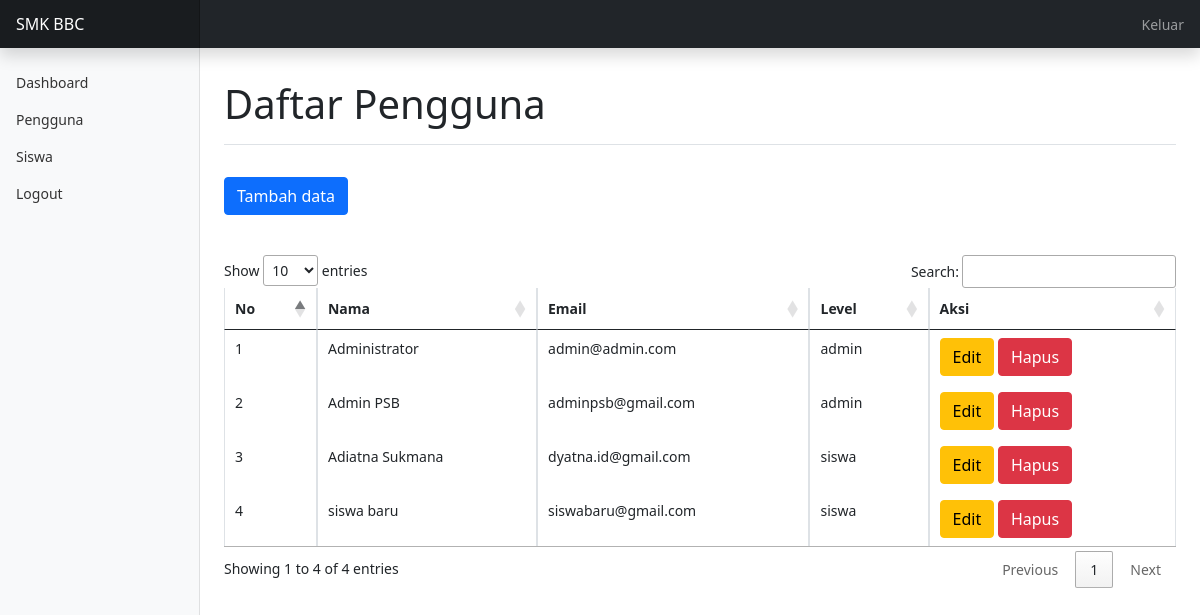
Page /admin/index.php?page=pengguna (signed in) on the committed database.
### tables this page shows
CREATE TABLE `tb_pengguna` (
  `id_pengguna` int(11) NOT NULL,
  `nama_pengguna` varchar(255) NOT NULL,
  `email` varchar(255) NOT NULL,
  `password` varchar(255) NOT NULL,
  `level` varchar(255) NOT NULL
);

### admin/pages/pengguna/pengguna.php (the view, shortened to what this page needs)
<h1 class="my-3 py-3 border-bottom">Daftar Pengguna</h1>
<a href="index.php?page=tambah_pengguna" class="btn btn-primary my-3">Tambah data</a>
<div class="table-responsive my-4">
	<table class="table table-bordered datatable">
		<thead>
			<tr>
				<th>No</th>
				<th>Nama</th>
				<th>Email</th>
				<th>Level</th>
				<th>Aksi</th>
			</tr>
		</thead>
		<tbody>
			<?php
			$result = mysqli_query($koneksi, "SELECT * FROM tb_pengguna");
			$no = 1;
			?>
			<?php while($row = mysqli_fetch_assoc($result)): ?>
				<tr>
					<td><?= $no++ ?></td>
					<td><?= $row['nama_pengguna'] ?></td>
					<td><?= $row['email'] ?></td>
					<td><?= $row['level'] ?></td>
					<td>
						<a href="index.php?page=ubah_pengguna&id=<?= $row['id_pengguna'] ?>" class="btn btn-warning">Edit</a>
						<a onclick="return confirm('Apakah anda yakin?')" href="pages/pengguna/hapus.php?id=<?= $row['id_pengguna'] ?>" class="btn btn-danger">Hapus</a>
					</td>
				</tr>
			<?php endwhile ?>
		</tbody>
	</table>
</div>

### admin/index.php (shortened to what this page needs)
<?php require '../config/config.php'; if($_SESSION['level'] != 'admin') die('access denied'); ?>
<!doctype html>
	<html lang="en">
	<head>
		<link href="../assets/css/bootstrap.min.css" rel="stylesheet">
		<link rel="stylesheet" href="https://cdn.datatables.net/1.10.24/css/jquery.dataTables.min.css">
	<link href="../assets/css/dashboard.css" rel="stylesheet">
</head>
<body>
	<header class="navbar navbar-dark sticky-top bg-dark flex-md-nowrap p-0 shadow">
		<a class="navbar-brand col-md-3 col-lg-2 me-0 px-3" href="#">SMK BBC</a>
		<ul class="navbar-nav px-3">
			<li class="nav-item text-nowrap">
				<a class="nav-link" href="logout.php">Keluar</a>
			</li>
		</ul>
	</header>
	<div class="container-fluid">
		<div class="row">
			<nav id="sidebarMenu" class="col-md-3 col-lg-2 d-md-block bg-light sidebar collapse">
				<div class="position-sticky pt-3">
					<ul class="nav flex-column">
						<li class="nav-item">
							<a class="nav-link" aria-current="page" href="index.php?page=dashboard">
								Dashboard
							</a>
						</li>
						<li class="nav-item">
							<a class="nav-link" href="index.php?page=pengguna">
								Pengguna
							</a>
						</li>
						<li class="nav-item">
							<a class="nav-link" href="index.php?page=siswa">
								Siswa
							</a>
						</li>
						<li class="nav-item">
							<a class="nav-link" href="../logout.php">
								Logout
							</a>
						</li>
					</ul>
				</div>
			</nav>
			<div class="col-md-9 ms-sm-auto col-lg-10 px-md-4">
				<?php
				if (isset($_GET['page'])) {
					$page = $_GET['page'];
					if ($page == 'pengguna') {
						include 'pages/pengguna/pengguna.php';
					}
				}else{
					include 'pages/dashboard.php';
				}
				?>
			</div>
		</div>
	</div>
</body>
</html>

### assets/css/dashboard.css (style rules this page uses)
body { font-size: .875rem; }
.sidebar { position: fixed; top: 0; bottom: 0; left: 0; z-index: 100; padding: 48px 0 0; box-shadow: inset -1px 0 0 rgba(0, 0, 0, .1); }
.sidebar .nav-link { font-weight: 500; color: #333; }
.navbar-brand { padding-top: .75rem; padding-bottom: .75rem; font-size: 1rem; background-color: rgba(0, 0, 0, .25); box-shadow: inset -1px 0 0 rgba(0, 0, 0, .25); }

### rows in the picture
tb_pengguna: nama_pengguna "Administrator", email "admin@admin.com", level "admin"
tb_pengguna: nama_pengguna "Admin PSB", email "adminpsb@gmail.com", level "admin"
tb_pengguna: nama_pengguna "Adiatna Sukmana", email "dyatna.id@gmail.com", level "siswa"
tb_pengguna: nama_pengguna "siswa baru", email "siswabaru@gmail.com", level "siswa"
